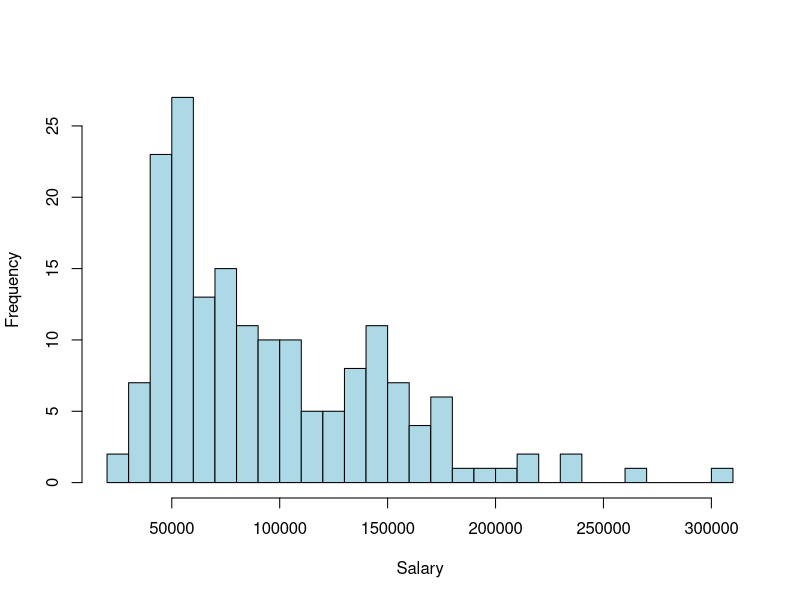
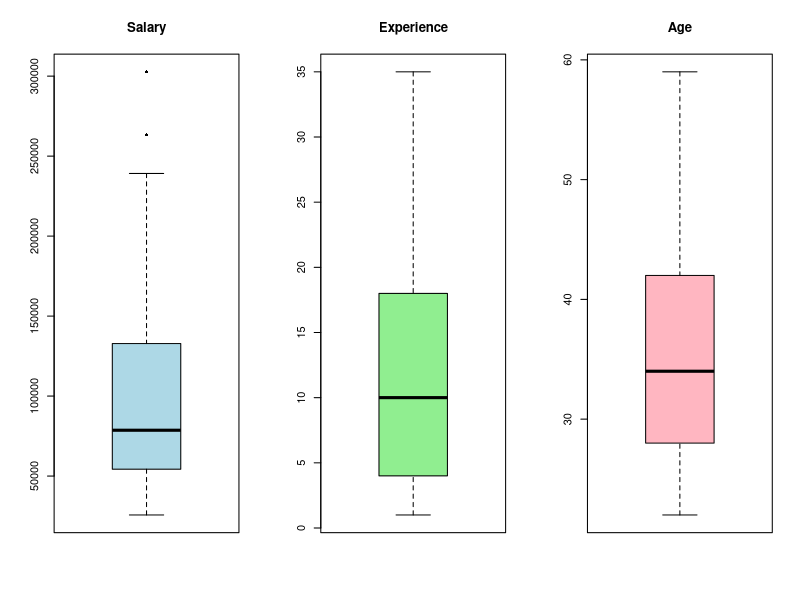

Here is the R script that generated these plots, in order:
## ---- chunk 1
knitr::opts_chunk$set(echo = TRUE)
## ---- chunk 2
# Load dataset
data <- read.csv("group6.csv")
# Structure of dataset
str(data)
head(data)
## ---- chunk 3
# summary statistics for all numeric variables in the dataset
numeric_vars <- sapply(data, is.numeric)

summary(data[, numeric_vars])
sapply(data[, numeric_vars], sd)
## ---- chunk 4
#Visualizations
hist(data$Salary, breaks=20, col="lightblue", main ="", xlab="Salary")
## ---- chunk 5
par(mfrow = c(1, 3))

boxplot(data$Salary,
        col="lightblue",
        main="Salary",
        pch=16)

boxplot(data$YearsOfExperience,
        col="lightgreen",
        main="Experience",
        pch=16)

boxplot(data$Age,
        col="lightpink",
        main="Age",
        pch=16)
